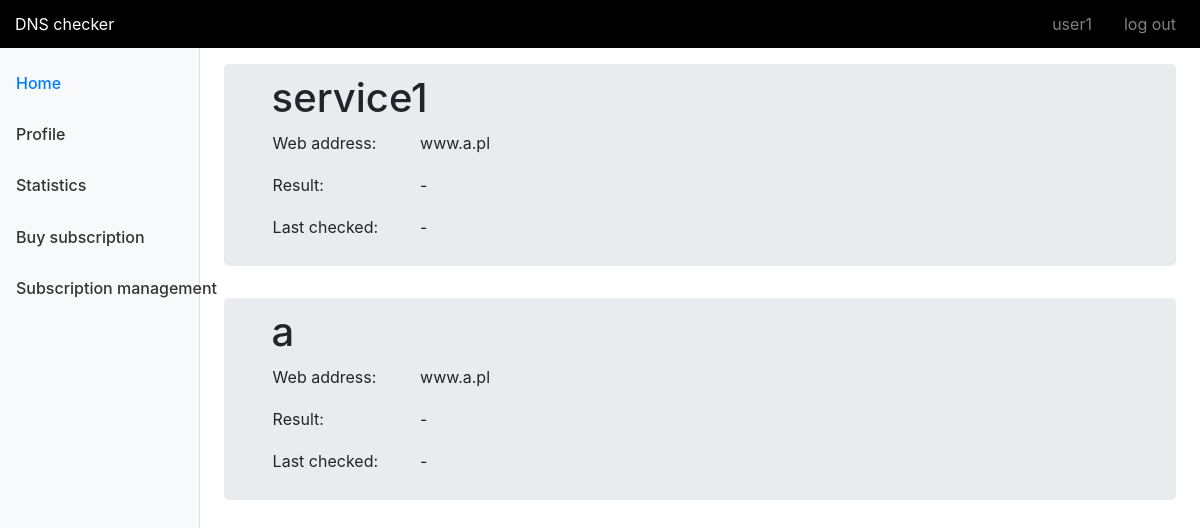
The app's page /user_page/ (signed in), older data.
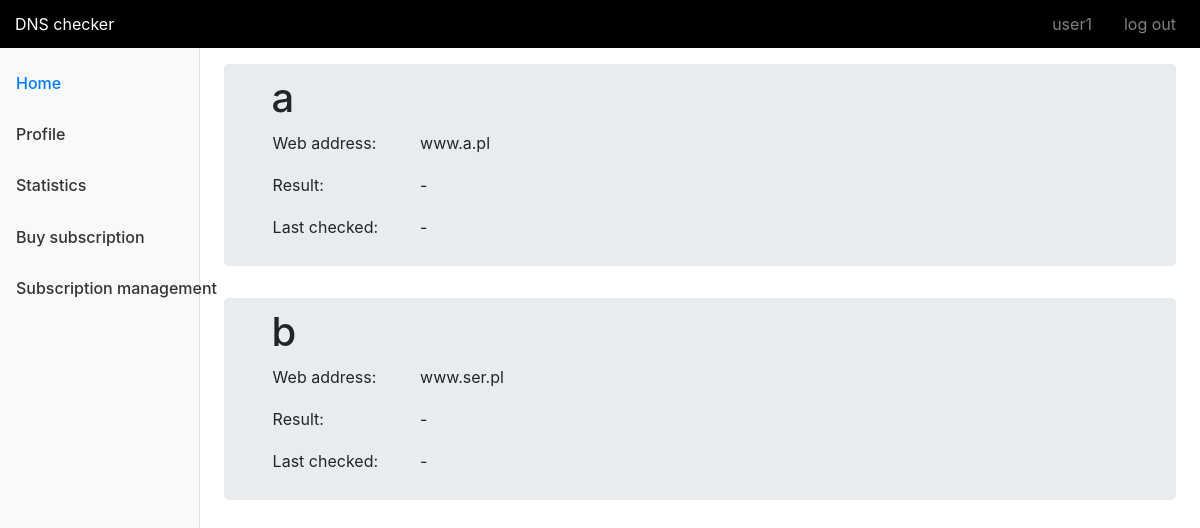
The same page, newer data.
### user_side/models.py (models this page shows)
class Service(models.Model):
    label = models.CharField(max_length=100)
    web_address = models.CharField(max_length=100)
    IP = models.GenericIPAddressField()

### user_side/views.py (the view)
# urls.py: path('user_page/', user_side.home_page_view, name='user page'),
def home_page_view(request, *args, **kwargs):
    if not request.user.is_authenticated:
        return render(request, 'user_page/403.html')
    current_user = request.user
    subscriptions = Subscription.objects.filter(user_id=current_user, end_date__gte=datetime.now())
    services = {}
    for subscription in subscriptions:
        service = subscription.service
        last_response = Responses.objects.filter(service_id=service.id).order_by('-id').first()
        services[service] = last_response
    user_services = []
    for service in services:
        result = services[service]
        if result:
            returned_ip = Response.objects.filter(responses_id=result.id).order_by('-id')
            result_str = result.result
            if result_str == 'successful' and returned_ip.first().returned_ip != service.IP:
                result_str = 'wrong IP          expected: ' + service.IP + '          got: ' + returned_ip.first().returned_ip
            elif result_str.startswith('internal failure'):
                result_str = 'internal failure occurred'
            elif result_str.startswith('DNS error'):
                result_str = 'DNS error occurred'
            date = result.date.strftime('%d-%m-%Y %H:%M:%S')
        else:
            returned_ip = '-'
            result_str = '-'
            date = '-'
        user_services.append({'label': service.label,
                              'web_address': service.web_address,
                              'ip': returned_ip,
                              'result': result_str,
                              'last_checked': date
                              })
    return render(request, "user_page/home.html", {'user_services': user_services})

### templates/user_page/home.html (shortened to what this page needs)
{% extends "user_page/base.html" %}
{%  load static %}
{% block sidebar %}
    <li class="nav-item"><a class="nav-link active" href="{% url 'user page' %}">Home</a></li>
    <li class="nav-item"><a class="nav-link" href="{% url 'user profile' %}">Profile</a></li>
    <li class="nav-item"><a class="nav-link" href="{% url 'user statistics' %}">Statistics</a></li>
    <li class="nav-item"><a class="nav-link" href="{% url 'buy subscription' %}">Buy subscription</a></li>
    <li class="nav-item"><a class="nav-link" href="{% url 'subscription management' %}">Subscription management</a></li>
{% endblock %}
{% block content %}
    {% for service in user_services %}
        <div class="home_container">
            <h1> {{ service.label }}</h1>
            <table>
                <tr>
                    <td style="font-weight: normal;"><p>Web address:</p></td>
                    <td style="font-weight: normal;"><p style="margin-left: 40px;">{{  service.web_address }}</p></td>
                </tr>
                <tr>
                    <td style="font-weight: normal;"><p>Result:</p></td>
                    <td style="font-weight: normal;"><p style="margin-left: 40px; white-space: pre">{{  service.result }}</p></td>
                </tr>
                <tr>
                    <td style="font-weight: normal;"><p>Last checked:</p></td>
                    <td style="font-weight: normal;"><p style="margin-left: 40px;">{{  service.last_checked }}</p></td>
                </tr>
            </table>
        </div>
    {% endfor %}
{% endblock %}

Row changes from the older to the newer data that the page shows:
removed Service: label "service1", web_address "www.a.pl"
added Service: web_address "www.ser.pl"
Text that changed along with them:
new list line: "b Web address: Result: - Last checked: -"
list line gone: "Web address: Result: - Last checked: -"
